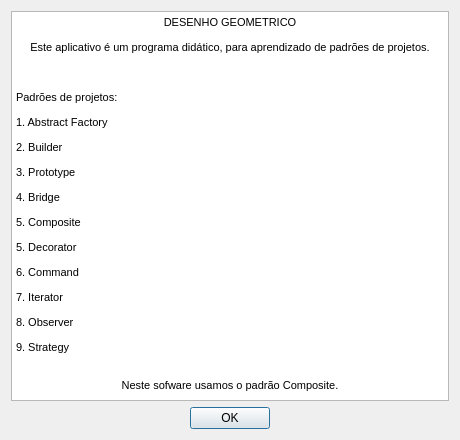
<?xml version="1.0" encoding="UTF-8"?>
<ui version="4.0">
 <class>ajuda</class>
 <widget class="QDialog" name="ajuda">
  <property name="geometry">
   <rect>
    <x>0</x>
    <y>0</y>
    <width>460</width>
    <height>440</height>
   </rect>
  </property>
  <property name="minimumSize">
   <size>
    <width>460</width>
    <height>440</height>
   </size>
  </property>
  <property name="maximumSize">
   <size>
    <width>460</width>
    <height>440</height>
   </size>
  </property>
  <property name="windowTitle">
   <string>Ajuda</string>
  </property>
  <property name="windowIcon">
   <iconset>
    <normaloff>Ajuda.png</normaloff>Ajuda.png</iconset>
  </property>
  <property name="windowOpacity">
   <double>40.000000000000000</double>
  </property>
  <layout class="QVBoxLayout" name="verticalLayout">
   <item>
    <widget class="QTextBrowser" name="textBrowser">
     <property name="html">
      <string>&lt;!DOCTYPE HTML PUBLIC &quot;-//W3C//DTD HTML 4.0//EN&quot; &quot;http://www.w3.org/TR/REC-html40/strict.dtd&quot;&gt;
&lt;html&gt;&lt;head&gt;&lt;meta name=&quot;qrichtext&quot; content=&quot;1&quot; /&gt;&lt;style type=&quot;text/css&quot;&gt;
p, li { white-space: pre-wrap; }
&lt;/style&gt;&lt;/head&gt;&lt;body style=&quot; font-family:'MS Shell Dlg 2'; font-size:8.25pt; font-weight:400; font-style:normal;&quot;&gt;
&lt;p align=&quot;center&quot; style=&quot; margin-top:0px; margin-bottom:0px; margin-left:0px; margin-right:0px; -qt-block-indent:0; text-indent:0px;&quot;&gt;&lt;span style=&quot; font-size:8pt;&quot;&gt;DESENHO GEOMETRICO&lt;/span&gt;&lt;/p&gt;
&lt;p align=&quot;center&quot; style=&quot; margin-top:12px; margin-bottom:12px; margin-left:0px; margin-right:0px; -qt-block-indent:0; text-indent:0px;&quot;&gt;&lt;span style=&quot; font-size:8pt;&quot;&gt;Este aplicativo é um programa didático, para aprendizado de padrões de projetos.&lt;/span&gt;&lt;/p&gt;
&lt;p align=&quot;center&quot; style=&quot;-qt-paragraph-type:empty; margin-top:12px; margin-bottom:12px; margin-left:0px; margin-right:0px; -qt-block-indent:0; text-indent:0px; font-size:8pt;&quot;&gt;&lt;br /&gt;&lt;/p&gt;
&lt;p style=&quot; margin-top:12px; margin-bottom:12px; margin-left:0px; margin-right:0px; -qt-block-indent:0; text-indent:0px;&quot;&gt;&lt;span style=&quot; font-size:8pt;&quot;&gt;Padrões de projetos:&lt;/span&gt;&lt;/p&gt;
&lt;p style=&quot; margin-top:12px; margin-bottom:12px; margin-left:0px; margin-right:0px; -qt-block-indent:0; text-indent:0px;&quot;&gt;&lt;span style=&quot; font-size:8pt;&quot;&gt;1. Abstract Factory&lt;/span&gt;&lt;/p&gt;
&lt;p style=&quot; margin-top:12px; margin-bottom:12px; margin-left:0px; margin-right:0px; -qt-block-indent:0; text-indent:0px;&quot;&gt;&lt;span style=&quot; font-size:8pt;&quot;&gt;2. Builder&lt;/span&gt;&lt;/p&gt;
&lt;p style=&quot; margin-top:12px; margin-bottom:12px; margin-left:0px; margin-right:0px; -qt-block-indent:0; text-indent:0px;&quot;&gt;&lt;span style=&quot; font-size:8pt;&quot;&gt;3. Prototype&lt;/span&gt;&lt;/p&gt;
&lt;p style=&quot; margin-top:12px; margin-bottom:12px; margin-left:0px; margin-right:0px; -qt-block-indent:0; text-indent:0px;&quot;&gt;&lt;span style=&quot; font-size:8pt;&quot;&gt;4. Bridge&lt;/span&gt;&lt;/p&gt;
&lt;p style=&quot; margin-top:12px; margin-bottom:12px; margin-left:0px; margin-right:0px; -qt-block-indent:0; text-indent:0px;&quot;&gt;&lt;span style=&quot; font-size:8pt;&quot;&gt;5. Composite&lt;/span&gt;&lt;/p&gt;
&lt;p style=&quot; margin-top:12px; margin-bottom:12px; margin-left:0px; margin-right:0px; -qt-block-indent:0; text-indent:0px;&quot;&gt;&lt;span style=&quot; font-size:8pt;&quot;&gt;5. Decorator&lt;/span&gt;&lt;/p&gt;
&lt;p style=&quot; margin-top:12px; margin-bottom:12px; margin-left:0px; margin-right:0px; -qt-block-indent:0; text-indent:0px;&quot;&gt;&lt;span style=&quot; font-size:8pt;&quot;&gt;6. Command&lt;/span&gt;&lt;/p&gt;
&lt;p style=&quot; margin-top:12px; margin-bottom:12px; margin-left:0px; margin-right:0px; -qt-block-indent:0; text-indent:0px;&quot;&gt;&lt;span style=&quot; font-size:8pt;&quot;&gt;7. Iterator&lt;/span&gt;&lt;/p&gt;
&lt;p style=&quot; margin-top:12px; margin-bottom:12px; margin-left:0px; margin-right:0px; -qt-block-indent:0; text-indent:0px;&quot;&gt;&lt;span style=&quot; font-size:8pt;&quot;&gt;8. Observer&lt;/span&gt;&lt;/p&gt;
&lt;p style=&quot; margin-top:12px; margin-bottom:12px; margin-left:0px; margin-right:0px; -qt-block-indent:0; text-indent:0px;&quot;&gt;&lt;span style=&quot; font-size:8pt;&quot;&gt;9. Strategy&lt;br /&gt;&lt;/span&gt;&lt;/p&gt;
&lt;p align=&quot;center&quot; style=&quot; margin-top:12px; margin-bottom:12px; margin-left:0px; margin-right:0px; -qt-block-indent:0; text-indent:0px;&quot;&gt;&lt;span style=&quot; font-size:8pt;&quot;&gt;Neste sofware usamos o padrão Composite.&lt;/span&gt;&lt;/p&gt;&lt;/body&gt;&lt;/html&gt;</string>
     </property>
     <property name="textInteractionFlags">
      <set>Qt::NoTextInteraction</set>
     </property>
    </widget>
   </item>
   <item>
    <widget class="QDialogButtonBox" name="buttonBox">
     <property name="orientation">
      <enum>Qt::Horizontal</enum>
     </property>
     <property name="standardButtons">
      <set>QDialogButtonBox::Ok</set>
     </property>
     <property name="centerButtons">
      <bool>true</bool>
     </property>
    </widget>
   </item>
  </layout>
 </widget>
 <resources/>
 <connections>
  <connection>
   <sender>buttonBox</sender>
   <signal>accepted()</signal>
   <receiver>ajuda</receiver>
   <slot>accept()</slot>
   <hints>
    <hint type="sourcelabel">
     <x>248</x>
     <y>254</y>
    </hint>
    <hint type="destinationlabel">
     <x>157</x>
     <y>274</y>
    </hint>
   </hints>
  </connection>
  <connection>
   <sender>buttonBox</sender>
   <signal>rejected()</signal>
   <receiver>ajuda</receiver>
   <slot>reject()</slot>
   <hints>
    <hint type="sourcelabel">
     <x>316</x>
     <y>260</y>
    </hint>
    <hint type="destinationlabel">
     <x>286</x>
     <y>274</y>
    </hint>
   </hints>
  </connection>
 </connections>
</ui>
